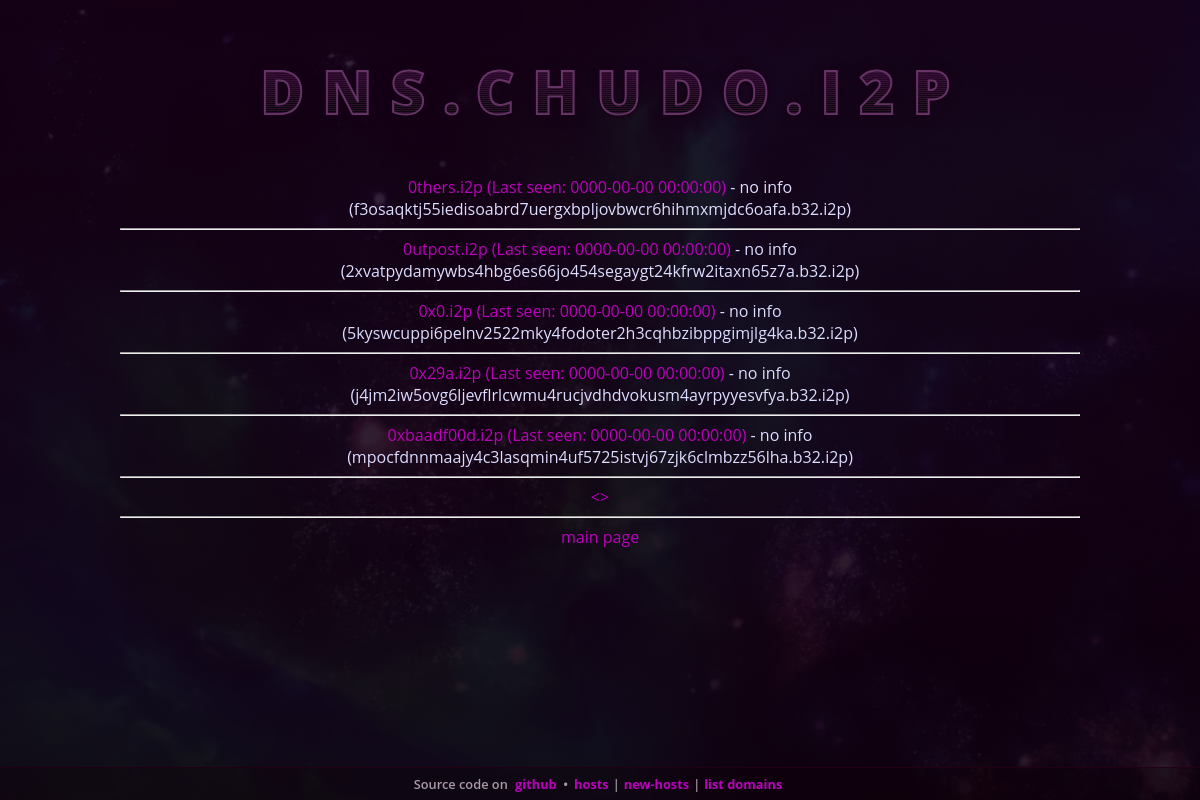
Screenshot of /list_domains.php?o=15 with the database file from the repository.
### tables this page shows
CREATE TABLE `domains` (
  `host` varchar(255) DEFAULT NULL,
  `description` text DEFAULT NULL,
  `b64` text DEFAULT NULL
);

CREATE TABLE `cache_online` (
  `domain` varchar(255) DEFAULT NULL,
  `status` tinyint(1) DEFAULT NULL,
  `last_request` timestamp NOT NULL DEFAULT current_timestamp(),
  `last_online` timestamp NOT NULL DEFAULT '0000-00-00 00:00:00'
);

### classes/addressbook_class_mysql.php (called while the page is built, shortened)
<?php
	require_once("base64_class.php");
	class addressbook_service{
		protected function escapeString($t,$is_sqlite=false){
			return $this->db->real_escape_string($t);
		}
		public function __construct(){
			$this->db = new mysqli(DB_HOST, DB_USER, DB_PASS, DB_DB);
		}
		protected function createTablesIfNotExists(){
			$this->db->query('CREATE TABLE IF NOT EXISTS domains (host varchar(255), description TEXT, b64 TEXT);');
			$this->db->query('CREATE TABLE IF NOT EXISTS tmp_files (host varchar(255), namefile varchar(255));');
		}
		public function getDomains($a=0,$b=15){
			$a = intval($a);
			$b = intval($b);
			$results = $this->db->query("SELECT * FROM domains LIMIT $a,$b");
			$ret=array();
			while ($row = $results->fetch_array()) {
			    $ret[] = $row;
			}
			return $ret;
		}
		public function existOnlineStatus($domain){
			$domain = $this->escapeString($domain);
			$res=$this->db->query("SELECT * FROM cache_online WHERE domain='$domain'");
			$row = $res->fetch_array();
			if ($row)
				return $row;
			return false;
		}
	};
?>

### classes/base64_class.php (called while the page is built, shortened)
<?php
class b32_b64 {
  private $b64Trans = array("-" => "+", "~" => "/");
  private $b32alphabet = 'abcdefghijklmnopqrstuvwxyz234567';
  private function b32encode(string $data): string
  {
    $data = str_split($data);
    $binary = implode("", array_map(function ($character) {
      return sprintf("%08b", ord($character));
    }, $data));
    $binary = str_split($binary, 5);
    $last = array_pop($binary);
    if (null !== $last) {
      $binary[] = str_pad($last, 5, "0", STR_PAD_RIGHT);
    }
    $encoded = implode("", array_map(function ($fivebits) {
      $index = bindec($fivebits);
      return $this->b32alphabet[$index];
    }, $binary));
    return $encoded;
  }
  public function b32from64(string $data): string
  {
    $bytes = base64_decode(strtr($data, $this->b64Trans));
    return $this->b32encode(hash('sha256', $bytes, true));
  }
}

### list_domains.php (the view, shortened to what this page needs)
<?php include('templates/header.php');?>
<?php
function request(){
		require_once("classes/base64_class.php");
		require_once('classes/addressbook_class_mysql.php');
		$addressbook = new addressbook_service();
		$offset=0;
		if( isset($_GET['o']) ){
			$offset = intval($_GET['o']);
		}
		$domains=$addressbook->getDomains($offset, 5);
		echo "<div id='domains'>";
		foreach( $domains as $value){
		 $host=$value['host'];
		 $b64=$value['b64'];
		 $desc=$value['description'];
		 $cache_online=$addressbook->existOnlineStatus($host);
		 $last_online=$cache_online['last_online'];
		 $b32 = (new b32_b64())->b32from64($b64) . ".b32.i2p";
		 if( !strlen($desc) ) $desc = "no info";
		 echo "<a href='http://$host/?i2paddresshelper=$b64'>$host (Last seen: $last_online)</a> - $desc  <br/>($b32)<hr/>";
		}
		$np=$offset+5;
		$bp=$offset-5;
		if($offset) print( "<a href='?o=$bp'>&lt;</a>" );
		echo "<a href='?o=$np'>&gt;</a><hr/><a href=index.php>main page</a>";
		echo "</div>";
		return true;
	}
request();
?>
<?php include('templates/footer.php');?>

### css/css.css (style rules this page uses)
html, body { min-height: 100%; }
html { color: #ddf; background: linear-gradient(to bottom, rgba(24,0,24,.85), rgba(16,0,16,.9)), url(chudo.webp) center center no-repeat; background-size: 100% 100%, cover; }
body { margin: 5% 10% 48px; font-size: 12pt; font-family: Open Sans, Ubuntu Sans, Segoe UI, sans-serif; }
a:link, a:visited { color:#b0b; text-decoration: none; }
#domains { text-align:center; }

### rows the page displays
domains: host "0thers.i2p", cache_online.last_online "0000-00-00 00:00:00", description "no info", b64 "f3osaqktj55iedisoabrd7uergxbpljovbwcr6hihmxmjdc6oafa.b32.i2p"
domains: host "0utpost.i2p", cache_online.last_online "0000-00-00 00:00:00", description "no info", b64 "2xvatpydamywbs4hbg6es66jo454segaygt24kfrw2itaxn65z7a.b32.i2p"
domains: host "0x0.i2p", cache_online.last_online "0000-00-00 00:00:00", description "no info", b64 "5kyswcuppi6pelnv2522mky4fodoter2h3cqhbzibppgimjlg4ka.b32.i2p"
domains: host "0x29a.i2p", cache_online.last_online "0000-00-00 00:00:00", description "no info", b64 "j4jm2iw5ovg6ljevflrlcwmu4rucjvdhdvokusm4ayrpyyesvfya.b32.i2p"
domains: host "0xbaadf00d.i2p", cache_online.last_online "0000-00-00 00:00:00", description "no info", b64 "mpocfdnnmaajy4c3lasqmin4uf5725istvj67zjk6clmbzz56lha.b32.i2p"

### other values shown
BRANDNAME "DNS.CHUDO.I2P"
